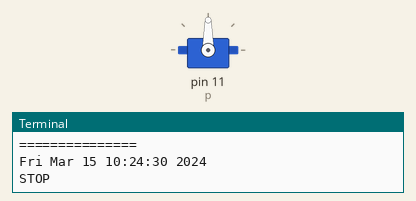
Recording of a program running on a simulated Raspberry Pi (header pin numbers). Shown: servo, the last lines printed to the terminal. The clock reads 2024-03-15 10:24:30 at power-on unless the program sets it; servo angles are drawn from the pulse width (0.5 ms = 0°, 2.5 ms = 180°).

Above: at 0.05 s.
At 6.0 s:
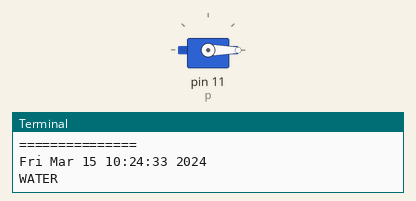
Timing chart, 0 to 7.8 s (numbered marks = the images above):
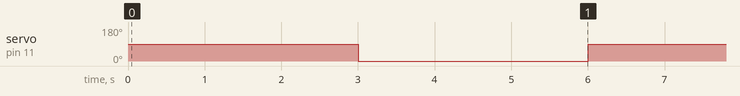

Measured:
- by itself, servo on pin 11 (p): alternates 90° for 3.0 s and 0° for 3.0 s

The program:

main.py
```python
import RPi.GPIO as GPIO
import time
from enum import Enum

GPIO.setmode(GPIO.BOARD)
GPIO.setup(11, GPIO.OUT)
p = GPIO.PWM(11, 50)
p.start(7.5)

class State(Enum):
    WATER = 1
    STOP = 2

state = State.STOP

val = {
        State.STOP: 7.5,
        State.WATER: 2.5,
        }
try:
    while True:
        print("===============")
        print(time.ctime())
        print(state.name)

        p.ChangeDutyCycle(val[state])
        time.sleep(3)
        state = State.STOP if state == State.WATER else State.WATER
except KeyboardInterrupt:
    p.ChangeDutyCycle(2.5)  # turn towards 0 degree
    p.stop()
    GPIO.cleanup()
```
